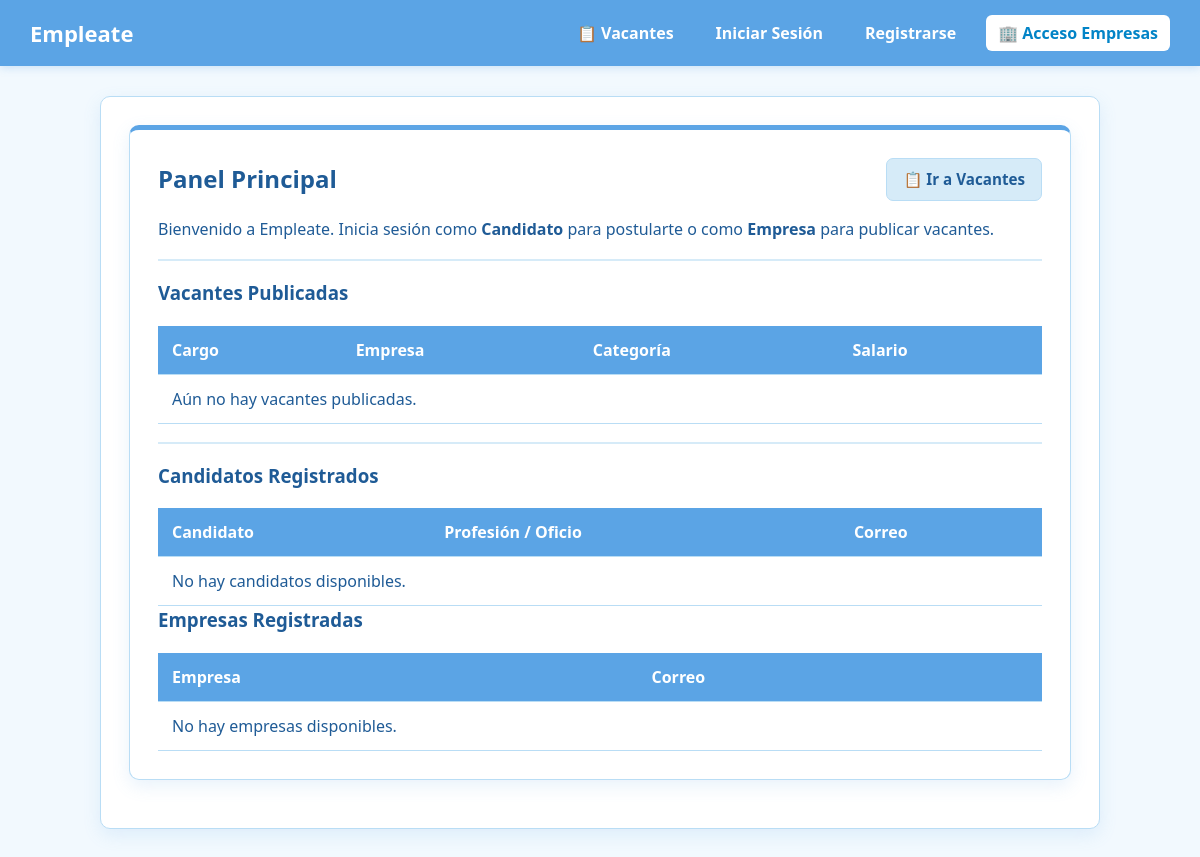
Page /inicio/ on the earlier database version.
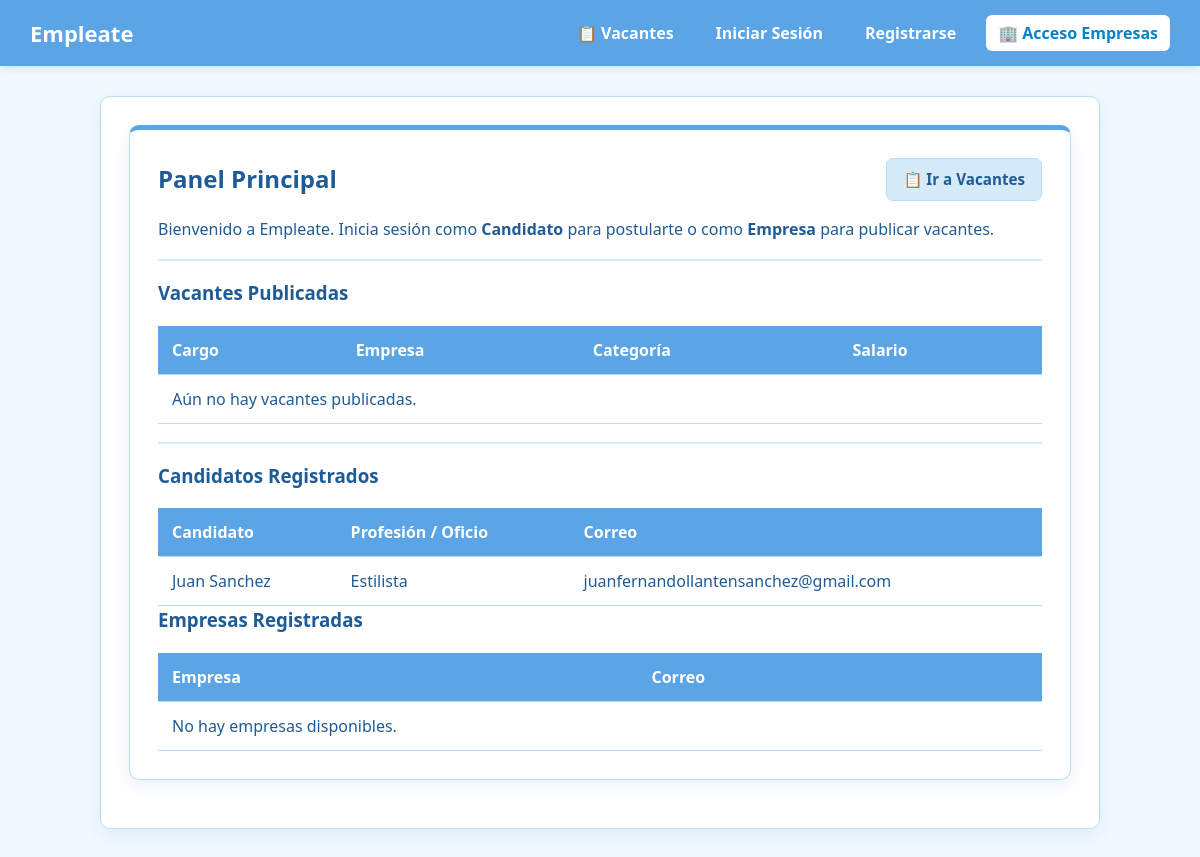
Same page on the later database version.
### app_usuario/models.py (models this page shows, shortened)
class Usuario(AbstractUser):
    ROLES = (
        ('candidato', 'Candidato'),
        ('empresa', 'Empresa'),
        ('admin', 'Administrador'),
    )
    telefono = models.CharField(max_length=20, blank=True, null=True)
    direccion = models.CharField(max_length=200, blank=True, null=True)
    edad = models.IntegerField(blank=True, null=True)
    profesion_oficio = models.CharField(max_length=150, blank=True, null=True)
    rol = models.CharField(max_length=20, choices=ROLES, default='candidato')
    estado = models.BooleanField(default=True)

### app_usuario/views.py (the view)
# urls.py: path('', views.inicio, name='inicio'),
def inicio(request):
    contexto = {
        'usuario': request.user,
        'vacantes': OfertaVacante.objects.all().order_by('-id'),
    }
    if request.user.is_authenticated:
        if request.user.rol == 'admin':
            contexto['todos_usuarios'] = Usuario.objects.all()
        elif request.user.rol == 'empresa':
            contexto['candidatos'] = Usuario.objects.filter(rol='candidato', estado=True)
        elif request.user.rol == 'candidato':
            contexto['empresas'] = Usuario.objects.filter(rol='empresa', estado=True)
    else:
        contexto['candidatos'] = Usuario.objects.filter(rol='candidato', estado=True)
        contexto['empresas'] = Usuario.objects.filter(rol='empresa', estado=True)
    return render(request, 'inicio.html', contexto)

### pr_usuario/templates/inicio.html (shortened to what this page needs)
{% extends 'usuarios/base.html' %}
{% block content %}
<div class="card">
    <div style="display: flex; justify-content: space-between; align-items: center; flex-wrap: wrap; gap: 12px; margin-bottom: 16px;">
        <h2 style="margin: 0;">Panel Principal</h2>
        <div style="display: flex; gap: 10px; flex-wrap: wrap;">
            <a href="/vacantes/" class="btn btn-outline">📋 Ir a Vacantes</a>
        </div>
    </div>
    {% if user.is_authenticated %}
        <p>Bienvenido, <strong>{{ usuario.first_name }} {{ usuario.last_name }}</strong> (Rol: <span style="text-transform: capitalize;">{{ usuario.rol }}</span>)</p>
        <hr>
        <h3>Vacantes Publicadas Recientemente</h3>
        <table>
            <thead>
                <tr>
                    <th>Cargo</th>
                    <th>Empresa</th>
                    <th>Categoría</th>
                    <th>Salario</th>
                    <th>Fecha</th>
                </tr>
            </thead>
            <tbody>
                {% for vac in vacantes %}
                <tr>
                    <td><strong>{{ vac.cargo }}</strong></td>
                    <td>{{ vac.empresa }}</td>
                    <td><span class="badge">{{ vac.categoria }}</span></td>
                    <td>${{ vac.salario }}</td>
                    <td>{{ vac.fecha_publicacion }}</td>
                </tr>
                {% empty %}
                <tr><td colspan="5">Aún no hay vacantes publicadas.</td></tr>
                {% endfor %}
            </tbody>
        </table>
        <hr>
        {% if usuario.rol == 'candidato' %}
            <h3>Empresas Registradas</h3>
            <table>
                <thead>
                    <tr>
                        <th>Empresa</th>
                        <th>Correo</th>
                        <th>Teléfono</th>
                        <th>Dirección</th>
                    </tr>
                </thead>
                <tbody>
                    {% for emp in empresas %}
                    <tr>
                        <td>{{ emp.first_name }} {{ emp.last_name }} ({{ emp.username }})</td>
                        <td>{{ emp.email }}</td>
                        <td>{{ emp.telefono|default:"No especificado" }}</td>
                        <td>{{ emp.direccion|default:"No especificada" }}</td>
                    </tr>
                    {% empty %}
                    <tr><td colspan="4">No hay empresas disponibles.</td></tr>
                    {% endfor %}
                </tbody>
            </table>
        {% elif usuario.rol == 'empresa' %}
            <h3>Candidatos Disponibles</h3>
            <table>
                <thead>
                    <tr>
                        <th>Candidato</th>
                        <th>Profesión / Oficio</th>
                        <th>Edad</th>
                        <th>Correo</th>
                        <th>Teléfono</th>
                    </tr>
                </thead>
                <tbody>
                    {% for cand in candidatos %}
                    <tr>
                        <td>{{ cand.first_name }} {{ cand.last_name }}</td>
                        <td>{{ cand.profesion_oficio|default:"Sin especificar" }}</td>
                        <td>{{ cand.edad|default:"N/A" }}</td>
                        <td>{{ cand.email }}</td>
                        <td>{{ cand.telefono|default:"No especificado" }}</td>
                    </tr>
                    {% empty %}
                    <tr><td colspan="5">No hay candidatos registrados.</td></tr>
                    {% endfor %}
                </tbody>
            </table>
        {% elif usuario.rol == 'admin' %}
            <h3>Panel Global de Usuarios</h3>
            <table>
                <thead>
                    <tr>
                        <th>ID</th>
                        <th>Usuario</th>
                        <th>Correo</th>
                        <th>Rol</th>
                        <th>Estado</th>
                    </tr>
                </thead>
                <tbody>
                    {% for usr in todos_usuarios %}
                    <tr>
                        <td>{{ usr.id }}</td>
                        <td>{{ usr.username }}</td>
                        <td>{{ usr.email }}</td>
                        <td>{{ usr.get_rol_display }}</td>
                        <td>{% if usr.estado %}Activo{% else %}Inactivo{% endif %}</td>
                    </tr>
                    {% endfor %}
                </tbody>
            </table>
        {% endif %}
    {% else %}
        <p>Bienvenido a Empleate. Inicia sesión como <strong>Candidato</strong> para postularte o como <strong>Empresa</strong> para publicar vacantes.</p>
        <hr>
        <h3>Vacantes Publicadas</h3>
        <table>
            <thead>
                <tr>
                    <th>Cargo</th>
                    <th>Empresa</th>
                    <th>Categoría</th>
                    <th>Salario</th>
                </tr>
            </thead>
            <tbody>
                {% for vac in vacantes %}
                <tr>
                    <td><strong>{{ vac.cargo }}</strong></td>
                    <td>{{ vac.empresa }}</td>
                    <td><span class="badge">{{ vac.categoria }}</span></td>
                    <td>${{ vac.salario }}</td>
                </tr>
                {% empty %}
                <tr><td colspan="4">Aún no hay vacantes publicadas.</td></tr>
                {% endfor %}
            </tbody>
        </table>
        <hr>
        <h3>Candidatos Registrados</h3>
        <table>
            <thead>
                <tr>
                    <th>Candidato</th>
                    <th>Profesión / Oficio</th>
                    <th>Correo</th>
                </tr>
            </thead>
            <tbody>
                {% for cand in candidatos %}
                <tr>
                    <td>{{ cand.first_name }} {{ cand.last_name }}</td>
                    <td>{{ cand.profesion_oficio|default:"Sin especificar" }}</td>
                    <td>{{ cand.email }}</td>
                </tr>
                {% empty %}
                <tr><td colspan="3">No hay candidatos disponibles.</td></tr>
                {% endfor %}
            </tbody>
        </table>
        <h3>Empresas Registradas</h3>
        <table>
            <thead>
                <tr>
                    <th>Empresa</th>
                    <th>Correo</th>
                </tr>
            </thead>
            <tbody>
                {% for emp in empresas %}
                <tr>
                    <td>{{ emp.first_name }} {{ emp.last_name }}</td>
                    <td>{{ emp.email }}</td>
                </tr>
                {% empty %}
                <tr><td colspan="2">No hay empresas disponibles.</td></tr>
                {% endfor %}
            </tbody>
        </table>
    {% endif %}
</div>
{% endblock %}

### app_usuario/templates/usuarios/base.html (shortened to what this page needs)
{% load static %}
<!DOCTYPE html>
<html lang="es">
<head>
    <link rel="stylesheet" href="{% static 'css/style.css' %}?v=5">
</head>
<body class="usuario-base-page">
    <nav class="navbar">
        <a href="/" class="logo">Empleate</a>
        <div class="nav-links">
            <a href="/vacantes/">📋 Vacantes</a>
            {% if user.is_authenticated %}
                {% if user.rol == 'empresa' or user.rol == 'admin' %}
                    <a href="{% url 'crear_vacante' %}" style="background-color: #FFFFFF; color: #0284C7; font-weight: 700;">
                        ➕ Publicar Vacante
                    </a>
                {% endif %}
                <span class="usuario-saludo">Hola, {{ user.username }} ({{ user.rol|title }})</span>
                {% if user.rol == 'admin' %}
                    <a href="{% url 'gestion_usuarios' %}">Gestionar Usuarios</a>
                {% endif %}
                <a href="{% url 'cambiar_password' %}">Cambiar Contraseña</a>
                <a href="{% url 'logout' %}">Cerrar Sesión</a>
            {% else %}
                <a href="{% url 'login' %}">Iniciar Sesión</a>
                <a href="{% url 'registro_usuario' %}">Registrarse</a>
                <a href="{% url 'login' %}?rol=empresa" style="background-color: #FFFFFF; color: #0284C7; font-weight: 700;">
                    🏢 Acceso Empresas
                </a>
            {% endif %}
        </div>
    </nav>
    <div class="container app-container">
        {% block content %}
        {% endblock %}
    </div>
</body>
</html>

### pr_usuario/static/css/style.css (style rules this page uses)
:root { --blanco: #FFFFFF; --azul-pastel: #D6EBF8; --azul-pastel-fondo: #F2F9FE; --azul-pastel-borde: #B9DDF5; --azul-cielo: #5BA4E5; --azul-cielo-hover: #3B89D1; --azul-cielo-profundo: #1F5B96; --azul-cielo-suave: #4C7CA8; --sombra-suave: 0 6px 18px rgba(91, 164, 229, 0.14); --radio: 10px; }
* { box-sizing: border-box; }
body { font-family: 'Segoe UI', system-ui, -apple-system, sans-serif; background-color: var(--azul-pastel-fondo); color: var(--azul-cielo-profundo); margin: 0; padding: 0; line-height: 1.5; }
header.site-header, .navbar { background-color: var(--azul-cielo); color: var(--blanco); padding: 15px 30px; display: flex; justify-content: space-between; align-items: center; flex-wrap: wrap; gap: 12px; box-shadow: 0 2px 8px rgba(91, 164, 229, 0.25); }
header.site-header h1, .navbar .logo { margin: 0; font-size: 22px; font-weight: 700; color: var(--blanco); text-decoration: none; }
.nav-links { display: flex; align-items: center; flex-wrap: wrap; gap: 18px; }
.nav-links a { color: var(--blanco); text-decoration: none; font-weight: 600; padding: 6px 12px; border-radius: 6px; transition: background-color 0.2s ease; }
.container, .app-container { width: 100%; max-width: 1000px; margin: 30px auto; padding: 28px; background-color: var(--blanco); border: 1px solid var(--azul-pastel-borde); border-radius: var(--radio); box-shadow: var(--sombra-suave); }
.card { background-color: var(--blanco); border: 1px solid var(--azul-pastel-borde); border-top: 5px solid var(--azul-cielo); border-radius: var(--radio); padding: 28px; box-shadow: var(--sombra-suave); margin-bottom: 20px; }
h1, h2, h3, h5 { color: var(--azul-cielo-profundo); margin-top: 0; }
hr { border: 0; border-top: 2px solid var(--azul-pastel); margin: 18px 0; }
.btn, .btn-primary, .btn-submit, .btn-add { background-color: var(--azul-cielo); color: var(--blanco); border: none; padding: 10px 18px; border-radius: 7px; font-size: 0.95rem; font-weight: 600; text-decoration: none; display: inline-block; text-align: center; cursor: pointer; transition: background-color 0.2s ease, transform 0.1s ease; }
.btn-admin, .btn-outline, .btn-back { background-color: var(--azul-pastel); color: var(--azul-cielo-profundo); border: 1px solid var(--azul-pastel-borde); padding: 9px 16px; border-radius: 7px; font-weight: 600; text-decoration: none; display: inline-block; transition: background-color 0.2s ease, color 0.2s ease; }
table { width: 100%; border-collapse: collapse; background-color: var(--blanco); }
th, td { padding: 12px 14px; text-align: left; border-bottom: 1px solid var(--azul-pastel-borde); }
th { background-color: var(--azul-cielo); color: var(--blanco); font-weight: 600; }

Differences in the rows shown:
added Usuario: first_name "Juan", last_name "Sanchez", profesion_oficio "Estilista", email "juanfernandollantensanchez@gmail.com"
Other differences:
text no longer shown: "No hay candidatos disponibles."
